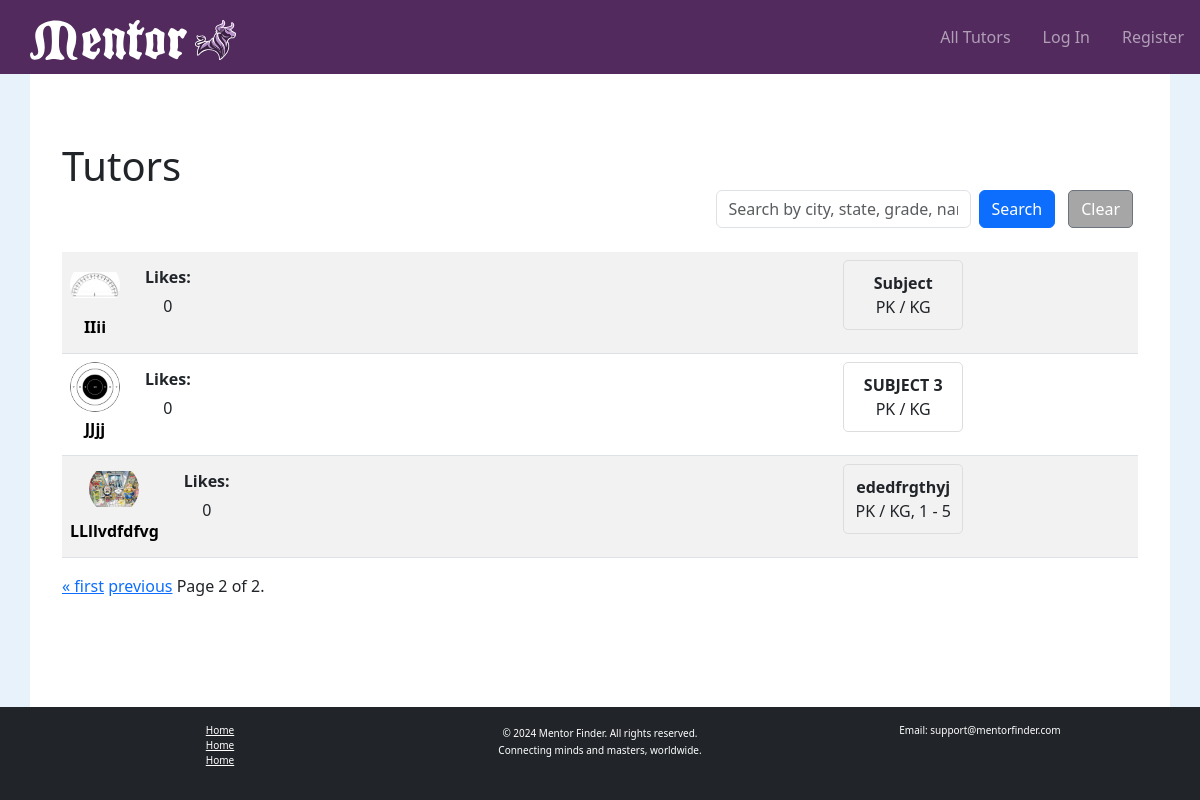
Page /?page=2 on the earlier database version.
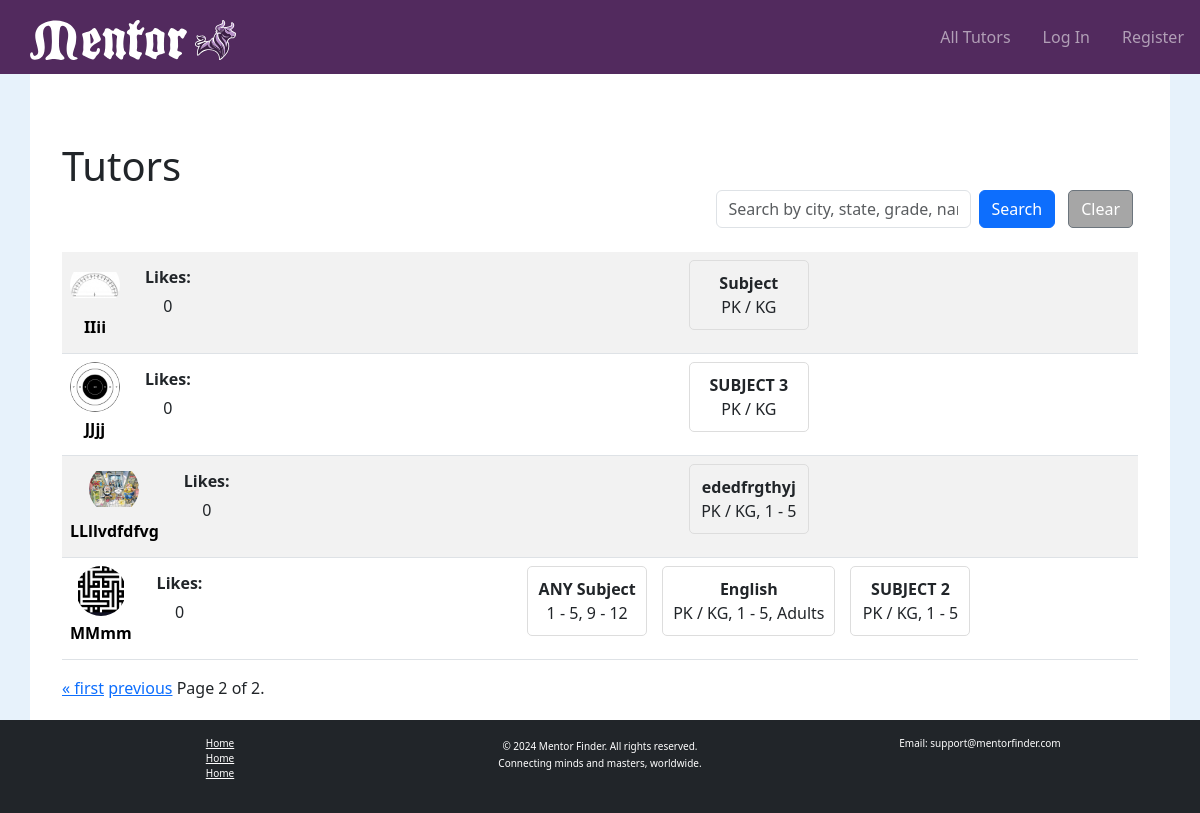
Same page on the later database version.
### tutorhub/models.py (models this page shows, shortened)
class User(AbstractUser):
    nickname = models.CharField(max_length=50, blank=True, null=True)
    email = models.EmailField(unique=True)
    is_tutor = models.BooleanField(default=False)
    street_address = models.TextField(blank=True, null=True)
    city = models.CharField(max_length=100, blank=True, null=True)
    state = models.CharField(max_length=100, blank=True, null=True)
    zip_code = models.CharField(max_length=10, blank=True, null=True)
    profile_image = models.ImageField(upload_to="profile_images/", blank=True, null=True)
    bio = models.TextField(blank=True, null=True)
    birthdate = models.DateField(blank=True, null=True)
    availability = models.JSONField(default=dict, blank=True, null=True)  # Only used if is_tutor is True
    subject_grades = models.ManyToManyField('SubjectGrade', blank=True, related_name="users")  # Added field
    liked_by = models.ManyToManyField("self", symmetrical=False, blank=True, related_name="liked_tutors")
    USERNAME_FIELD = "email"
    REQUIRED_FIELDS = ["username"]

class SubjectGrade(models.Model):
    tutor = models.ForeignKey(User, on_delete=models.CASCADE, related_name="tutor_subject_grades")
    subject = models.CharField(max_length=100)
    grade_levels = models.JSONField(default=list)  # Stores grade levels as a list (e.g., ["Elementary", "High School"])
    class Meta:
        unique_together = ('tutor', 'subject')  # Each tutor can teach a subject only once.

### tutorhub/views.py (the view, shortened to what this page needs)
# urls.py: path("", views.index, name="index"),
def index(request):
    query = request.GET.get('q', '').strip()
    tutors = User.objects.filter(is_tutor=True)
    paginator = Paginator(tutors, 10)  # Show 10 tutors per page
    page_number = request.GET.get('page')
    page_obj = paginator.get_page(page_number)
    return render(request, 'tutorhub/index.html', {'page_obj': page_obj})

### tutorhub/templates/tutorhub/index.html (shortened to what this page needs)
{% extends "tutorhub/layout.html" %}
{% load static %}
{% block body %}
<div class="container mt-5">
    <h1 id="page-title" class="mb-0">Tutors</h1>
    <div id="search-container" class="mb-4 d-flex justify-content-end align-items-center">
        <form id="search-form" action="{% if user.is_authenticated %}{% url 'index' %}{% else %}{% url 'login' %}{% endif %}" method="get" class="d-flex align-items-center">
            <input type="text" name="q" id="search-input" class="form-control me-2" placeholder="Search by city, state, grade, name" value="{{ request.GET.q|default:'' }}">
            <button type="submit" class="btn btn-primary me-2" {% if not user.is_authenticated %} data-alert="true" {% endif %}>Search</button>            <a href="{% url 'index' %}" class="btn btn-secondary">Clear</a>
        </form>
    </div>
    <table class="table table-striped">
        <tbody>
            {% for tutor in page_obj %}
            <tr class="clickable-row" data-href="{% if user.is_authenticated %}{% url 'profile' tutor.id %}{% else %}{% url 'login' %}{% endif %}"">
                <td>
                    <div class="tutor-row">
                        <div class="profile-info">
                            {% if tutor.profile_image %}
                                <img id="profile-img-thumb" src="{{ tutor.profile_image.url }}" alt="{{ tutor.nickname }}">
                            {% else %}
                                <img id="profile-img-thumb" src="{% static 'tutorhub/images/mentor-logo-bull.svg' %}" alt="Default Logo">
                            {% endif %}
                            <a href="{% url 'profile' tutor.id %}" class="profile-name">{{ tutor.nickname }}</a>
                        </div>
                        <div class="likes-container">
                            <strong>Likes:</strong>
                            <p>{{ tutor.liked_by.count }}</p>
                        </div>
                    </div>
                </td>
                <td>
                    <div class="subject-grade-container">
                        {% for subject_grade in tutor.tutor_subject_grades.all %}
                            <div id="subject-grade">
                                <strong>{{ subject_grade.subject }}</strong>
                                <div>{{ subject_grade.grade_levels|join:", " }}</div>
                            </div>
                        {% empty %}
                            <div>No subjects available.</div>
                        {% endfor %}
                    </div>
                </td>
            </tr>
            {% empty %}
            <tr>
                <td colspan="3" class="text-center">No tutors found.</td>
            </tr>
            {% endfor %}
        </tbody>
    </table>
    <div class="pagination">
        <span class="step-links">
            {% if page_obj.has_previous %}
                <a href="?page=1">&laquo; first</a>
                <a href="?page={{ page_obj.previous_page_number }}">previous</a>
            {% endif %}
            <span class="current">
                Page {{ page_obj.number }} of {{ page_obj.paginator.num_pages }}.
            </span>
        </span>
    </div>
</div>
{% endblock %}

Differences in the rows shown:
added User: profile_image (picture), nickname "MMmm", liked_by.count "0"
added SubjectGrade: subject "ANY Subject", grade_levels "1 - 5, 9 - 12", shown under "MMmm"
added SubjectGrade: subject "English", grade_levels "PK / KG, 1 - 5, Adults", shown under "MMmm"
added SubjectGrade: subject "SUBJECT 2", grade_levels "PK / KG, 1 - 5", shown under "MMmm"
